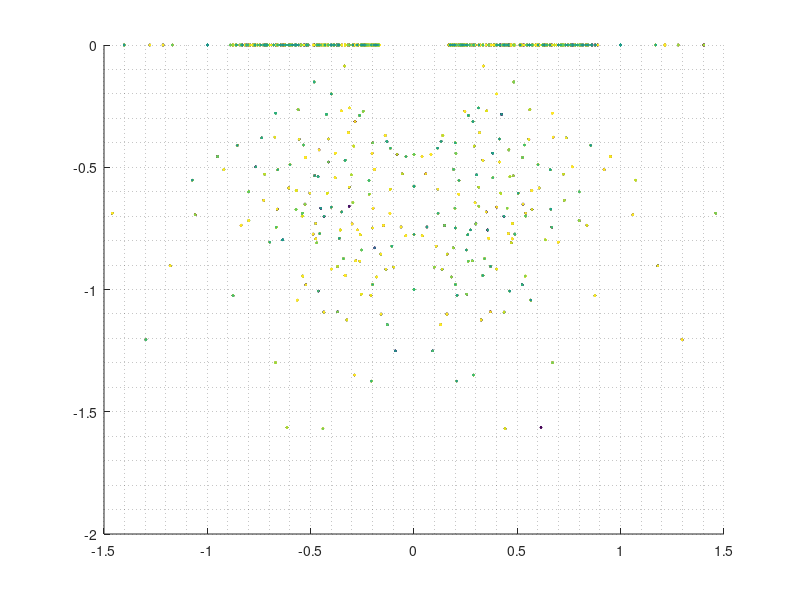

This figure's MATLAB source:
% =============================================================================
% Project       : rootsAndChaos
% Module name   : study_1_Root_space
% File name     : study_1_Root_space.m
% File type     : Matlab script
% Purpose       : 
% Author        : QuBi (nitrogenium@outlook.fr)
% Creation date : Saturday, 01 March 2025
% -----------------------------------------------------------------------------
% Best viewed with space indentation (2 spaces)
% =============================================================================

% -----------------------------------------------------------------------------
% DESCRIPTION
% -----------------------------------------------------------------------------
% TODO



close all
clear all
clc

order = 3;
nRuns = 5000;


gridSize = 6;
gridMin = -1.2;
gridMax = 1.2;


r = zeros(nRuns, order);

x = linspace(-1, 1, gridSize);
for n = 1:nRuns
  while 1
    valid = 1;
    p = x(randi([1, gridSize], 1, order+1));
    rTmp = roots(p);
    
    % INVALID CASE 1: leading coefficient is too small
    if (abs(p(1)) < 0.01)
      valid = 0;
    end
    
    % INVALID CASE 2: multiple roots
    if (length(rTmp) < order)
      valid = 0;
      sprintf('Double root found! \n');
    end
    
    if (valid == 1)
      r(n,:) = rTmp;
      break
    end
  end
end

cMap = jet(nRuns);
c = zeros(order*nRuns, 2);
for n = 1:nRuns
  for o = 1:order
    c((n-1)*order + o, 1) = r(n, order);
    c((n-1)*order + o, 2) = cMap(n);
  end
end
scatter(real(c(:,1)), imag(c(:,1)), 1, c(:,2));
grid minor

